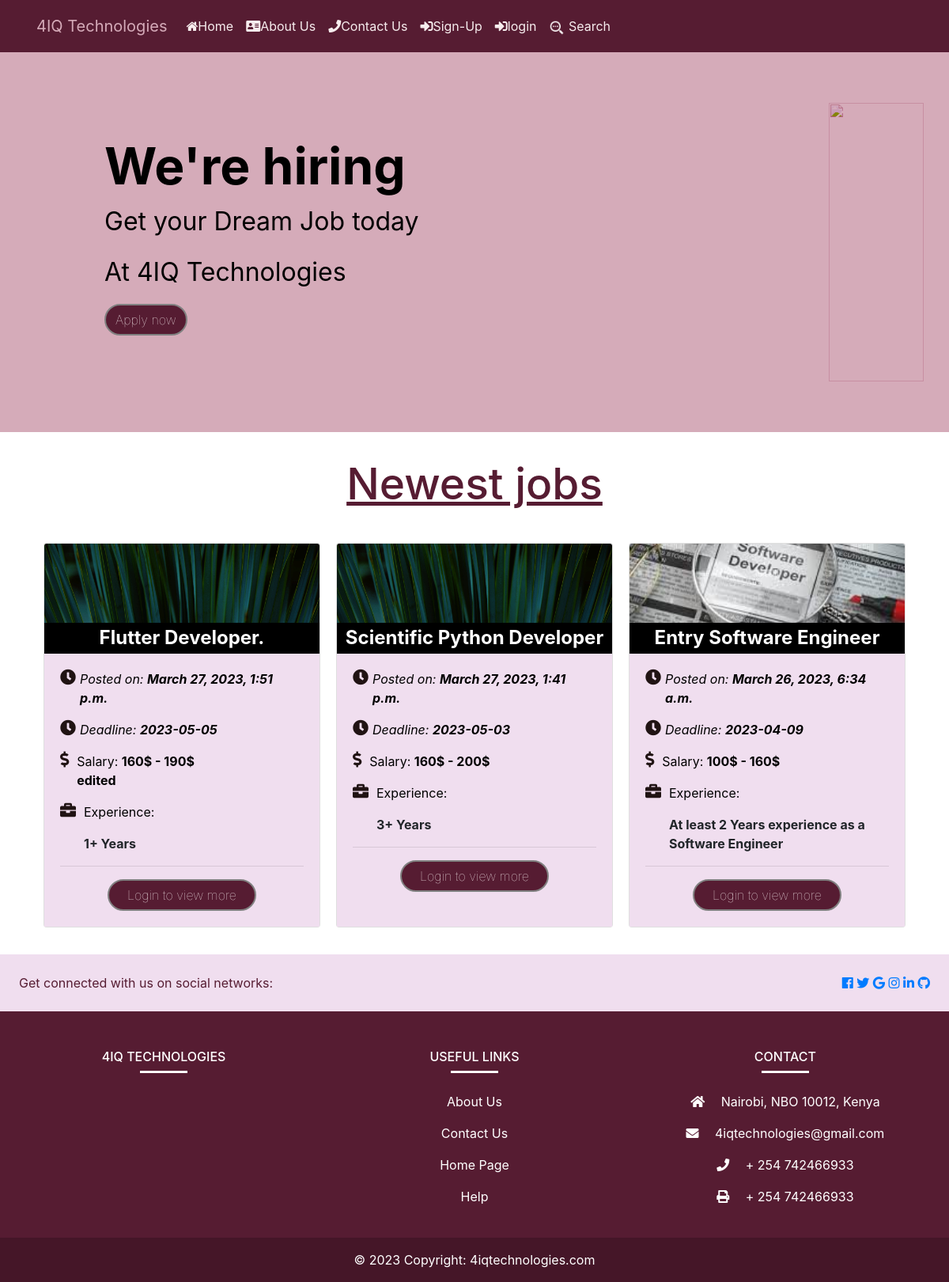
Page /employee/base on the committed database.
### job/models.py (models this page shows, shortened)
class Job(models.Model):
    COMPUTER_SUPPORT_SPECIALIST = 'Computer Support Specialist'
    HARDWARE_ENGINEER = 'Hardware Engineer'
    COMPUTER_SYSTEM_ANALYST = 'Computer System Analyst'
    SOFTWARE_DEVELOPER = 'Software Developer'
    PROGRAMMER = 'Programmer'
    WEB_DEVELOPER = 'Web Developer'
    NETWORK_ENGINEER = 'Network Engineer'
    SOFTWARE_TESTER = 'Software Tester'
    FRONTEND_DEVELOPER = "Frontend Developer"
    BACKEND_DEVELOPER = "Backend Developer"
    CHOICES_SIZE =   ( (COMPUTER_SUPPORT_SPECIALIST ,'COMPUTER_SUPPORT_SPECIALIST'),
    ( HARDWARE_ENGINEER ,'HARDWARE_ENGINEER'),
    ( COMPUTER_SYSTEM_ANALYST, 'COMPUTER_SYSTEM_ANALYST' ),
    ( SOFTWARE_DEVELOPER, 'SOFTWARE_DEVELOPER'),
    ( PROGRAMMER , 'PROGRAMMER'),
    ( WEB_DEVELOPER,'WEB_DEVELOPER'),
    ( NETWORK_ENGINEER,'NETWORK_ENGINEER'),
    ( SOFTWARE_TESTER,'SOFTWARE_TESTER'),
    (FRONTEND_DEVELOPER,"FRONTEND_DEVELOPER"),
    (BACKEND_DEVELOPER,"BACKEND_DEVELOPER")
    )
    ACTIVE = 'active'
    EMPLOYED = 'employed'
    ARCHIVED = 'archived'
    CHOICES_STATUS = (
        (EMPLOYED,'Employed'),
        (ACTIVE,'Active' ),
        (ARCHIVED,'Archived' )
     )
    title = models.CharField(max_length=200)
    created_at = models.DateTimeField(auto_now_add=True)
    skillset_required = models.TextField(null=True)
    about_job= models.TextField(blank=True, null=True)
    image = models.ImageField(upload_to="covers/",null=True,blank=True)
    experience = models.CharField(max_length=100,null=True)
    salary = models.CharField(max_length=50,null=True)
    deadline = models.CharField(max_length=50,null=True)
    department_name = models.CharField( max_length=30,choices=CHOICES_SIZE)
    created_by = models.ForeignKey(User,
                                   related_name="jobs",
                                   on_delete=models.CASCADE)
    status = models.CharField(max_length=20,choices=CHOICES_STATUS,default='active')
    class Meta:
        ordering = ['-created_at']

### employee/views.py (the view)
# urls.py: path("base", views.base, name="base"),
def base(request):
    jobs = Job.objects.all()[0:8]
    return render(request, "base.html", {'jobs': jobs})

### notification/context_processors.py (called while the page is built)
def notifications(request):
    if request.user.is_authenticated:
        return {
            'notificactions': request.user.notifications.filter(is_read=False)
        }
    else:
        return {'notifications': []}

### employee/templates/base.html (shortened to what this page needs)
{% load static %} {% include 'header.html' %}
<div
  class="jumbotron feature custom-land-page-bg"
  style="
    border-radius: 0;
    background-color: #d5abb9;
    height: 60vh;
    display: flex;
  "
>
  <div
    style="
      width: 100%;
      color: black;
      align-items: center;
      display: flex;
      justify-content: space-between;
      margin-left: 100px;
    "
  >
    <div>
      <h1 style="font-weight: bolder; font-size: 4em">We're hiring</h1>
      <p style="font-size: 2em">Get your <span>Dream Job</span> today</p>
      <p style="font-size: 2em">At 4IQ Technologies</p>
      <p>
        <a
          class="btn custom-btn"
          style="
            font-weight: 100;
            font-size: 1em;
            border: solid 2px grey;
            color: #f7edee;
            background-color: #561c32;
            border-radius: 10cm;
          "
          href=""
          >Apply now</a
        >
      </p>
    </div>
  </div>
  <div>
    <img
      src="https://img.freepik.com/premium-vector/we-are-hiring-group-people-are-holding-paper_186930-737.jpg"
      alt=""
      style="
        display: flex;
        margin-right: 100px;
        height: 100%;
        mix-blend-mode: color-burn;
      "
    />
  </div>
</div>
{% block content %}
<center>
  <h2
    class="subtitle has-text-centered"
    style="color: #561c32; font-size: 55px; text-decoration: underline"
  >
    Newest jobs
  </h2>
</center>
<div
  class="container row"
  style="width: 100%; margin: auto; display: flex; justify-content: center"
>
  {% for job in jobs %}
  <div class="card" style="width: 350px; margin: 10px">
    {% if job.image %}
    <img
      class="card-img-top"
      src="{{ job.image.url }}"
      style="height: 100px; object-fit: cover; overflow: hidden"
      alt="Card image cap"
    />
    {% endif %}
    <h4
      class="card-title"
      style="
        margin: 0px;
        font-weight: bolder;
        padding: 5px;
        text-align: center;
        background-color: black;
        color: white;
      "
    >
      {{job.title }}
    </h4>
    <div class="card-body" style="background-color: #f0deef">
      <div class="media">
        <div class="media-content">
          <div style="display: flex">
            <i
              style="font-size: 20px; color: rgb(32, 19, 19); margin-right: 5px"
              class="fas fa-clock"
            ></i>
            <p style="color: black; font-style: italic">
              Posted on:
              <span class="title" style="font-weight: bolder"
                >{{ job.created_at }}</span
              >
            </p>
          </div>
          <div style="display: flex;">
          <i
          style="font-size: 20px; color: rgb(32, 19, 19); margin-right: 5px"
          class="fas fa-clock"
        ></i>
          <p style="color: black; font-style: italic">
            Deadline:
            <span class="title" style="font-weight: bolder"
              >{{ job.deadline }}</span
            >
          </p>
        </div>
          <div style="display: flex">
            <i
              style="font-size: 20px; color: rgb(32, 19, 19)"
              class="fas fa-dollar-sign"
            ></i>
            <div style="display: inline; margin: 0px 10px; margin-right: 100px">
                <p style="color: black">Salary: <span class="title" style="font-weight: bolder;">{{ job.salary }}</span></p>
            </div>
          </div>
          <div style="display: flex">
            <i
              style="font-size: 20px; color: rgb(32, 19, 19)"
              class="fas fa-briefcase"
            ></i>
            <div style="display: inline; margin: 0px 10px">
              <p style="color: black">Experience:</p>
              <span class="title" style="font-weight: bolder"
              >{{ job.experience}}</span>
            </div>
          </div>
        </div>
      </div>
      <div>
        <hr />
        <center>
          {% if request.user.is_authenticated %}
          <a
            class="btn custom-btn"
            style="
              font-weight: 100;
              font-size: 1em;
              border: solid 2px grey;
              color: #f7edee;
              background-color: #561c32;
              border-radius: 10cm;
              width: 5cm;
              align-items: center;
            "
            href="{% url 'job:job_detail' job.id %}"
            >View</a
          >
          {% else %}
          <a
          class="btn custom-btn"
          style="
            font-weight: 100;
            font-size: 1em;
            border: solid 2px grey;
            color: #f7edee;
            background-color: #561c32;
            border-radius: 10cm;
            width: 5cm;
            align-items: center;
          "
          href="{% url 'employee:login'  %}"
          >Login to view more </a
        >
          {% endif %}
        </center>
      </div>
    </div>
  </div>
  {% endfor %}
</div>
{% endblock %}
{% include 'footer.html' %}

### rows in the picture
Job: image (picture), title "Flutter Developer.", created_at "March 27, 2023, 1:51 p.m.", deadline "2023-05-05", salary "160$ - 190$ edited", experience "1+ Years"
Job: image (picture), title "Scientific Python Developer", created_at "March 27, 2023, 1:41 p.m.", deadline "2023-05-03", salary "160$ - 200$", experience "3+ Years"
Job: image (picture), title "Entry Software Engineer", created_at "March 26, 2023, 6:34 a.m.", deadline "2023-04-09", salary "100$ - 160$", experience "At least 2 Years experience as a Software Engineer"
